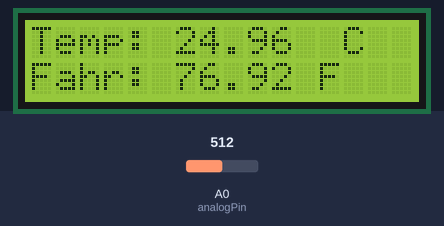
This sketch was run on a simulated Arduino Uno, built with avr-gcc and run on an emulated ATmega328P. Parts: 16×2 character LCD. Inputs (shaded band) come from the test bench; at power-on: A0 (analogPin) = 512.

Above: at 1.2 s.
1.3 s: A0 (analogPin) set to 349
At 2.4 s:
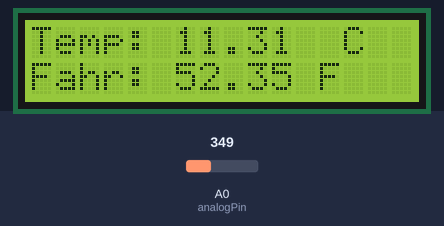
3.0 s: A0 (analogPin) set to 326
At 3.8 s:
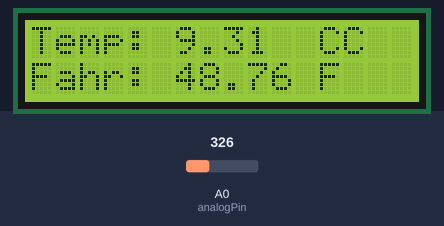
4.6 s: A0 (analogPin) set to 236
At 5.2 s:
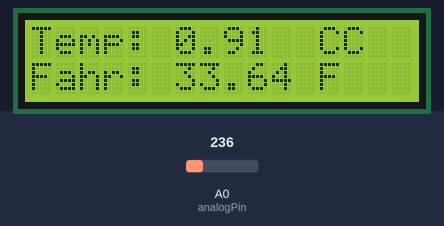
6.2 s: A0 (analogPin) set to 212
At 7.4 s:
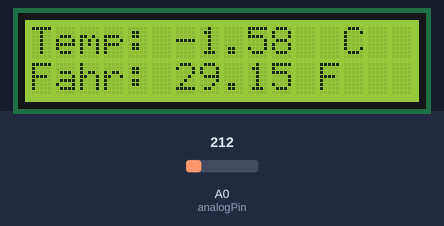
7.7 s: A0 (analogPin) set to 140
At 9.0 s:
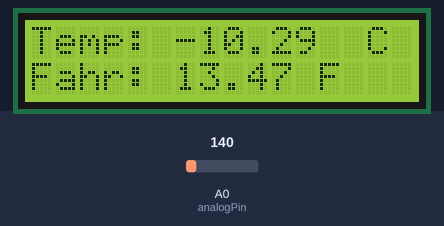
9.3 s: A0 (analogPin) set to 114
At 10.5 s:
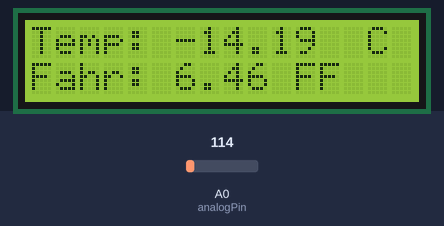
Timing chart, 0 to 11.9 s (numbered marks = the images above; inputs shaded):
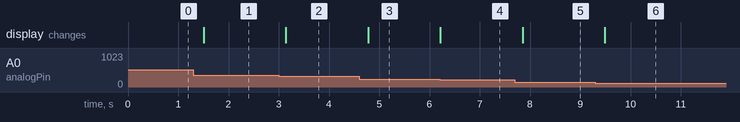

The sketch:

TemperaturTilLCD.ino
```cpp
#include "SPI.h"
#include <LiquidCrystal.h>

// include the library code:
// initialize the library with the numbers of the interface pins
LiquidCrystal lcd(4, 5, 10, 11, 12, 13);

#define analogPin  A0 //the thermistor attach to
#define beta 4090 //the beta of the thermistor
#define resistance 10 //the value of the pull-up resistor

void setup()
{
  // set up the LCD's number of columns and rows:
  lcd.begin(16, 2);
  lcd.clear();
}

void loop()
{
  //read thermistor value
  long a = analogRead(analogPin);
  //the calculating formula of temperature
  float tempC = beta /(log((1025.0 * 10 / a - 10) / 10) + beta / 298.0) - 273.0;
  float tempF = 1.8*tempC + 32;
  lcd.setCursor(0, 0); // set the cursor to column 0, line 0
  lcd.print("Temp: ");// Print a message of "Temp: "to the LCD.
  // Print a centigrade temperature to the LCD.
  lcd.print(tempC);
  // Print the unit of the centigrade temperature to the LCD.
  lcd.print("  C");

  // (note: line 1 is the second row, since counting begins with 0):
  lcd.setCursor(0, 1); // set the cursor to column 0, line 1
  lcd.print("Fahr: ");
  lcd.print(tempF);// Print a Fahrenheit temperature to the LCD.
  lcd.print(" F"); // Print the unit of the Fahrenheit temperature to the LCD.
  delay(200); //wait for 100 milliseconds
}
```

Measured:
- the behaviour switches between 334 and 333 on A0 (analogPin) (found by bisection; images 1 and 2)
- the behaviour switches between 228 and 227 on A0 (analogPin) (found by bisection; images 3 and 4)
- the behaviour switches between 127 and 126 on A0 (analogPin) (found by bisection; images 5 and 6)
- after the input at 1.3 s, the display: changes after 0.20 s (image 1)
- after the input at 3.0 s, the display: changes after 0.14 s (image 2)
- after the input at 4.6 s, the display: changes after 0.18 s (image 3)
- after the input at 6.2 s, the display: changes at once (image 4)
- after the input at 7.7 s, the display: changes after 0.15 s (image 5)
- after the input at 9.3 s, the display: changes after 0.19 s (image 6)
